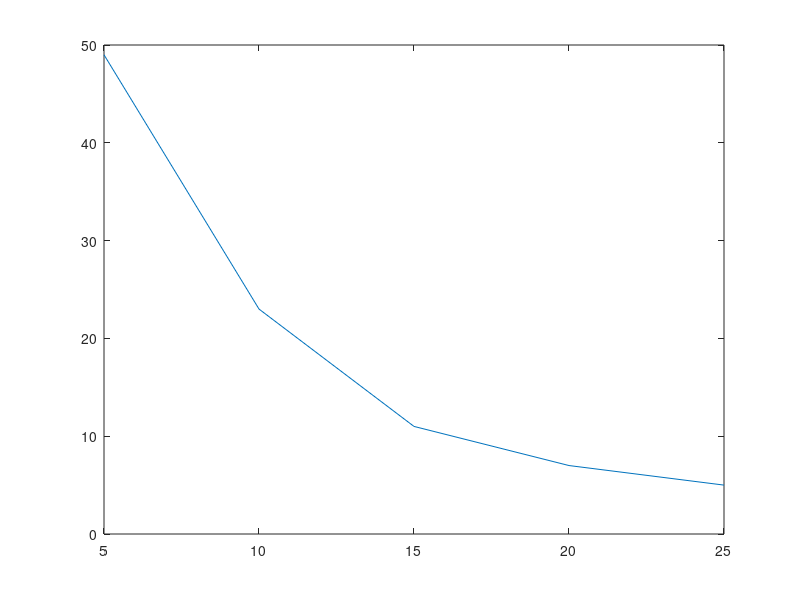

Here is the MATLAB script that generated this plot: (Note: this script raises an error after producing the figure.)
clc; clear; close all;
%%
max_syn = [49 23 11 7 5];
fele = [5 10 15 20 25];

figure;
plot(fele, max_syn);

%%
num_syn = [3 5 7 9 11 13 15 17 19 23 25 27 29 31 33 35 37 39 41 43 45 47 49 51 53 55 57 59 61 63 65];
depth_ = [1 2 3 4 5 6 7]*10;

%% 5mm
load('/Users/songhyunwoo/Documents/JohnsHopkins/Research/ongoing/rSAF/src/data/rsaf_optim_critical_param/rsaf_optim_fele/r10mm_lens_focus_05mm/FWHM/FWHM_rSAF.mat')
syn_ = 49;
syn_idx = find(num_syn == syn_);
fwhm_5mm = FWHM_rSAF(syn_idx,:);

%% 10mm
load('/Users/songhyunwoo/Documents/JohnsHopkins/Research/ongoing/rSAF/src/data/rsaf_optim_critical_param/rsaf_optim_fele/r10mm_lens_focus_10mm/FWHM/FWHM_rSAF.mat')
syn_ = 23;
syn_idx = find(num_syn == syn_);
fwhm_10mm = FWHM_rSAF(syn_idx,:);

%% 15mm
load('/Users/songhyunwoo/Documents/JohnsHopkins/Research/ongoing/rSAF/src/data/rsaf_optim_critical_param/rsaf_optim_fele/r10mm_lens_focus_15mm/FWHM/FWHM_rSAF.mat')
syn_ = 11;
syn_idx = find(num_syn == syn_);
fwhm_15mm = FWHM_rSAF(syn_idx,:);

%% 20mm
load('/Users/songhyunwoo/Documents/JohnsHopkins/Research/ongoing/rSAF/src/data/rsaf_optim_critical_param/rsaf_optim_fele/r10mm_lens_focus_20mm/FWHM/FWHM_rSAF.mat')
syn_ = 7;
syn_idx = find(num_syn == syn_);
fwhm_20mm = FWHM_rSAF(syn_idx,:);

%% 25mm
load('/Users/songhyunwoo/Documents/JohnsHopkins/Research/ongoing/rSAF/src/data/rsaf_optim_critical_param/rsaf_optim_fele/r10mm_lens_focus_25mm/FWHM/FWHM_rSAF.mat')
syn_ = 19;
syn_idx = find(num_syn == syn_);
fwhm_25mm = FWHM_rSAF(syn_idx,:);

%%
figure;
plot(depth_, fwhm_5mm); hold on;
plot(depth_, fwhm_10mm);
plot(depth_, fwhm_15mm);
plot(depth_, fwhm_20mm);
plot(depth_, fwhm_25mm); hold off;
legend('f_{ele} = 5mm', 'f_{ele} = 10mm', 'f_{ele} = 15mm', 'f_{ele} = 20mm', 'f_{ele} = 25mm', 'location', 'northwest');

%%
